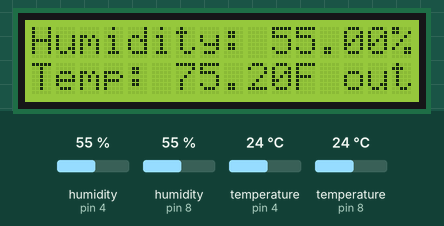
The sketch below on a simulated Arduino Uno, built with avr-gcc and run on an emulated ATmega328P. Parts: 16×2 character LCD. The test bench sets the inputs (shaded band); at power-on: humidity (sensors on pin 8, pin 4) 55 %, temperature (sensors on pin 8, pin 4) 24 °C. What the sketch prints to the serial monitor is not drawn.

Above: at 1.2 s.
1.3 s: humidity (sensor on pin 8) set to 22 %
At 7.5 s:
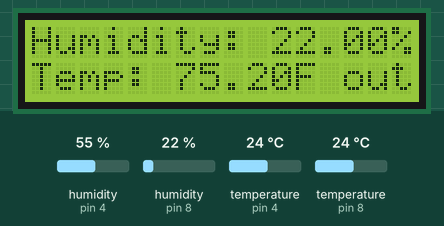
13.3 s: humidity (sensor on pin 4) set to 22 %
At 22.6 s:
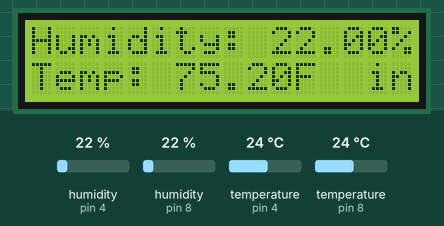
25.3 s: temperature (sensor on pin 8) set to 12 °C
At 31.3 s:
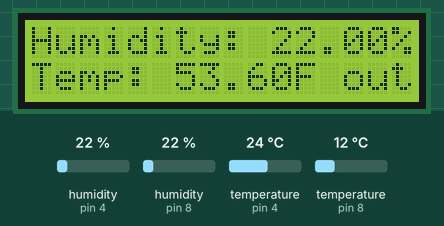
34.9 s: temperature (sensor on pin 4) set to 12 °C
At 40.7 s:
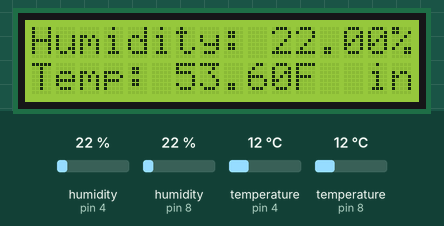
44.0 s: humidity (sensor on pin 8) set to 40 %
At 49.5 s:
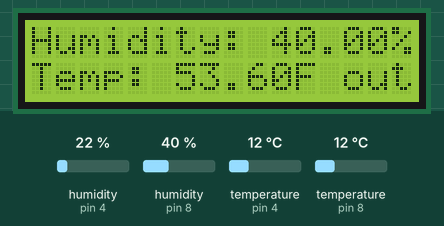
53.1 s: humidity (sensor on pin 4) set to 40 %
At 58.9 s:
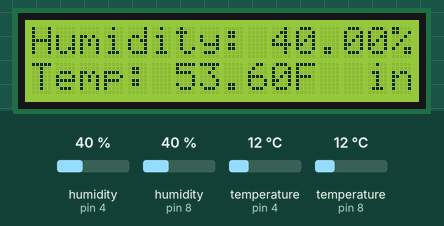
Timing chart, 0 to 60.4 s (numbered marks = the images above; inputs shaded):
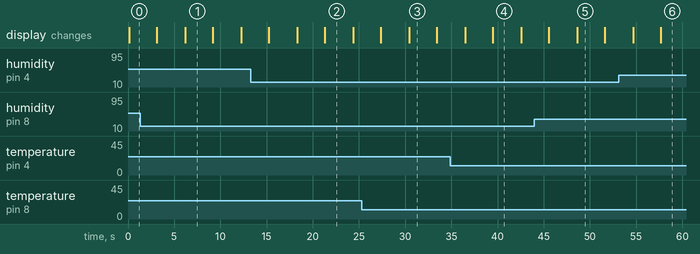

The sketch:

DHTwithLCD.ino
```cpp
#include <LiquidCrystal.h>

#include "DHT.h"
#define DHT1PIN 8
#define DHT2PIN 4

LiquidCrystal lcd(7, 13, 9, 10, 11, 12);

#define DHT1TYPE DHT11
#define DHT2TYPE DHT11

DHT dht1(DHT1PIN, DHT1TYPE);
DHT dht2(DHT2PIN, DHT2TYPE);


void setup() {
  // set up the LCD's number of columns and rows:
  Serial.begin(9600);
  lcd.begin(16, 2);
  dht1.begin();
  dht2.begin();

}

void loop() {
  float hout = dht1.readHumidity();
  float tout = dht1.readTemperature();
  float hin = dht2.readHumidity();
  float tin = dht2.readTemperature();

  tout = tout * 9 / 5 + 32; //Celius to Fahrenheit
  tin = tin * 9 / 5 + 32;

  if (isnan(tout) || isnan(hout)) {
    lcd.setCursor(0, 0);
    lcd.print("Read Failed");
    lcd.setCursor(0,1);
    lcd.print("From Outside");
  }
    if (isnan(tin) || isnan(hin)) {
    lcd.setCursor(0, 0);
    lcd.print("Read Failde");
    lcd.setCursor(0,1);
    lcd.print("From Inside");
  }
  else {
    Serial.print("Temp Out: ");
    Serial.print(tout);
    Serial.print("\t");
    Serial.print("Humidity Out: ");
    Serial.print(hout);
    Serial.println();

    lcd.clear();
    lcd.setCursor(0, 0);
    lcd.print("Humidity: ");
    lcd.print(hout);
    lcd.print("%");
    lcd.setCursor(0, 1);
    lcd.print("Temp: ");
    lcd.print(tout);
    lcd.print("F");
    lcd.setCursor(13,1);
    lcd.print("out");
    delay(3000);
    lcd.clear();
    lcd.setCursor(0, 0);
    lcd.print("Humidity: ");
    lcd.print(hin);
    lcd.print("%");
    lcd.setCursor(0, 1);
    lcd.print("Temp: ");
    lcd.print(tin);
    lcd.print("F");
    lcd.setCursor(14,1);
    lcd.print("in");
    delay(3000);

  }
}
```

Measured:
- after the input at 1.3 s, the display: first differs from a run without the input after 4.9 s (image 1)
- after the input at 13.3 s, the display: first differs from a run without the input after 8.0 s (image 2)
- after the input at 25.3 s, the display: first differs from a run without the input after 5.1 s (image 3)
- after the input at 34.9 s, the display: first differs from a run without the input after 4.6 s (image 4)
- after the input at 44.0 s, the display: first differs from a run without the input after 4.6 s (image 5)
- after the input at 53.1 s, the display: first differs from a run without the input after 4.6 s (image 6)
- what the display in image 1 shows lasts 3.0 s, from 6.2 s to 9.2 s
